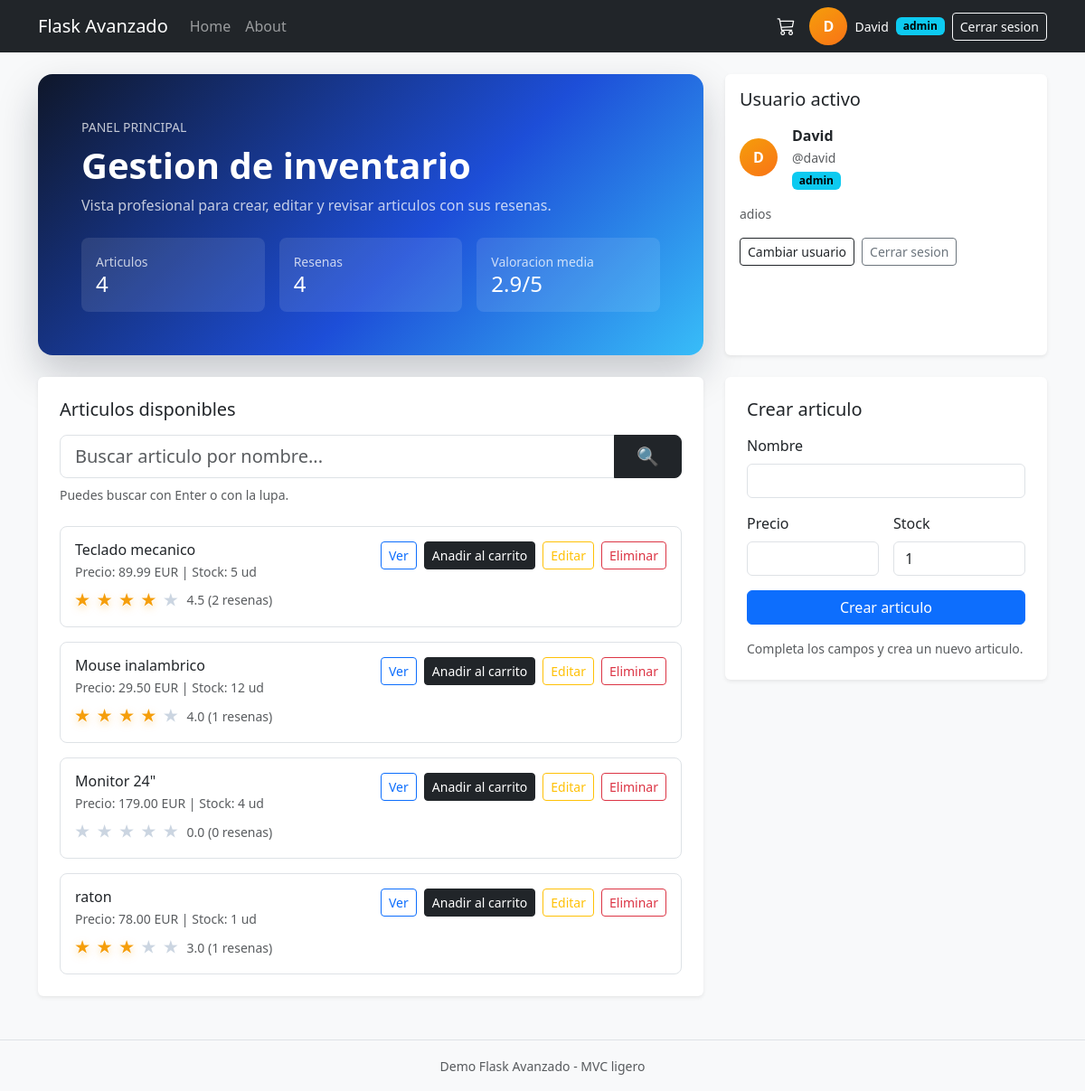
Page / (signed in) on the committed database.
### tables this page shows
CREATE TABLE users (
                    id INTEGER PRIMARY KEY AUTOINCREMENT,
                    username TEXT NOT NULL UNIQUE,
                    password_hash TEXT NOT NULL,
                    display_name TEXT NOT NULL,
                    bio TEXT NOT NULL DEFAULT '',
                    avatar_path TEXT,
                    created_at TEXT NOT NULL DEFAULT CURRENT_TIMESTAMP
                , role TEXT NOT NULL DEFAULT 'usuario');

CREATE TABLE items (
                    id INTEGER PRIMARY KEY AUTOINCREMENT,
                    nombre TEXT NOT NULL,
                    precio REAL NOT NULL,
                    stock INTEGER NOT NULL DEFAULT 0
                );

### proyecto_avanzado/routes/web.py (the view, shortened to what this page needs)
@web_bp.route("/")
def home():
    search_query = (request.args.get("q") or "").strip()
    editar = request.args.get("editar")
    item_edicion = None
    return _render_home(item_edicion=item_edicion, search_query=search_query)

### proyecto_avanzado/__init__.py (called while the page is built)
def create_app() -> Flask:
    app = Flask(__name__, template_folder="templates")
    app.config.from_object(DevConfig)
    app.register_blueprint(web_bp)  # HTML
    app.register_blueprint(auth_bp, url_prefix="/auth")  # Auth
    app.register_blueprint(api_bp, url_prefix="/api")  # JSON
    @app.context_processor
    def inject_cart_badge():  # type: ignore[no-untyped-def]
        from flask import session
        user_id = session.get("user_id")
        if not user_id:
            return {"cart_badge_count": 0}
        return {"cart_badge_count": cart_service.cart_count(int(user_id))}
    @app.before_request
    def _log_request():  # type: ignore[no-untyped-def]
        if app.config.get("ECHO_LOGS", False):
            from flask import request
            print(f"[REQ] {request.method} {request.path}")
    return app

### proyecto_avanzado/controllers/cart.py (called while the page is built)
    def _get_or_create_cart_id(self, user_id: int) -> int:
        with get_conn() as conn:
            row = conn.execute("SELECT id FROM carts WHERE user_id = ?", (user_id,)).fetchone()
            if row:
                return int(row["id"])
            cursor = conn.execute("INSERT INTO carts (user_id) VALUES (?)", (user_id,))
            conn.commit()
            return int(cursor.lastrowid)

    def cart_count(self, user_id: int) -> int:
        cart_id = self._get_or_create_cart_id(user_id)
        with get_conn() as conn:
            row = conn.execute(
                "SELECT COALESCE(SUM(cantidad), 0) AS total FROM cart_items WHERE cart_id = ?",
                (cart_id,),
            ).fetchone()
            return int(row["total"])

### proyecto_avanzado/controllers/db.py (called while the page is built)
def get_conn() -> sqlite3.Connection:
    conn = sqlite3.connect(DB_PATH)
    conn.row_factory = sqlite3.Row
    conn.execute("PRAGMA foreign_keys = ON;")
    return conn

### proyecto_avanzado/controllers/items.py (called while the page is built)
    def _get_conn(self) -> sqlite3.Connection:
        return get_conn()

    def _get_reviews_for_item(self, conn: sqlite3.Connection, item_id: int) -> List[Review]:
        rows = conn.execute(
            """
            SELECT autor, comentario, estrellas
            FROM reviews
            WHERE item_id = ?
            ORDER BY id DESC
            """,
            (item_id,),
        ).fetchall()
        return [
            Review(autor=row["autor"], comentario=row["comentario"], estrellas=row["estrellas"])
            for row in rows
        ]

### proyecto_avanzado/models.py (called while the page is built)
    def promedio_estrellas(self) -> float:
        if not self.resenas:
            return 0.0
        return sum(r.estrellas for r in self.resenas) / len(self.resenas)

### proyecto_avanzado/templates/index.html (shortened to what this page needs)
{% extends 'base.html' %}{% block content %}
  {% set editando = item_edicion is defined and item_edicion %}
  {% set total_items = items|length %}
  {% set ns = namespace(total_reviews=0, total_rating=0) %}
  {% for item in items %}
    {% set ns.total_reviews = ns.total_reviews + (item.resenas|length) %}
    {% set ns.total_rating = ns.total_rating + item.promedio_estrellas() %}
  {% endfor %}
  {% set rating_media = (ns.total_rating / total_items) if total_items else 0 %}
  <div class="row g-4 mb-4">
    <div class="col-lg-8">
      <div class="auth-hero p-4 p-lg-5 h-100">
        <div class="d-flex flex-column h-100 justify-content-between">
          <div>
            <p class="text-uppercase small mb-2 opacity-75">Panel principal</p>
            <h1 class="display-6 fw-bold mb-2">Gestion de inventario</h1>
            <p class="mb-4 opacity-75">
              Vista profesional para crear, editar y revisar articulos con sus resenas.
            </p>
          </div>
          <div class="row g-3">
            <div class="col-sm-4">
              <div class="bg-white bg-opacity-10 rounded-3 p-3">
                <div class="small opacity-75">Articulos</div>
                <div class="h4 mb-0">{{ total_items }}</div>
              </div>
            </div>
            <div class="col-sm-4">
              <div class="bg-white bg-opacity-10 rounded-3 p-3">
                <div class="small opacity-75">Resenas</div>
                <div class="h4 mb-0">{{ ns.total_reviews }}</div>
              </div>
            </div>
            <div class="col-sm-4">
              <div class="bg-white bg-opacity-10 rounded-3 p-3">
                <div class="small opacity-75">Valoracion media</div>
                <div class="h4 mb-0">{{ "%.1f"|format(rating_media) }}/5</div>
              </div>
            </div>
          </div>
        </div>
      </div>
    </div>
    <div class="col-lg-4">
      <div class="card shadow-sm h-100">
        <div class="card-body">
          <h2 class="h5 mb-3">Usuario activo</h2>
          {% if user_profile %}
            <div class="d-flex align-items-center gap-3 mb-3">
              {% if user_profile.avatar_path %}
                <img src="{{ url_for('static', filename=user_profile.avatar_path) }}" alt="Avatar" class="avatar-ring">
              {% else %}
                <span class="avatar-fallback">{{ (user_profile.display_name[:1] or 'U').upper() }}</span>
              {% endif %}
              <div>
                <strong>{{ user_profile.display_name }}</strong><br>
                <small class="text-muted">@{{ user_profile.username }}</small>
                <div><span class="badge text-bg-info mt-1">{{ user_profile.role }}</span></div>
              </div>
            </div>
            <div class="small text-muted mb-3">{{ user_profile.bio or "Sin descripcion todavia." }}</div>
            <div class="d-flex gap-2">
              <a href="{{ url_for('auth.login_view') }}" class="btn btn-outline-dark btn-sm">Cambiar usuario</a>
              <form action="{{ url_for('auth.logout_action') }}" method="post" class="m-0">
                <button class="btn btn-outline-secondary btn-sm" type="submit">Cerrar sesion</button>
              </form>
            </div>
          {% else %}
            <p class="text-muted mb-3">No hay sesion iniciada.</p>
            <div class="d-flex gap-2">
              <a href="{{ url_for('auth.login_view') }}" class="btn btn-dark btn-sm">Iniciar sesion</a>
              <a href="{{ url_for('auth.register_view') }}" class="btn btn-outline-secondary btn-sm">Registrarse</a>
            </div>
          {% endif %}
        </div>
      </div>
    </div>
  </div>
  <div class="row g-4">
    <div class="col-lg-8">
      <div class="card shadow-sm">
        <div class="card-body p-4">
          <div class="d-flex flex-column flex-md-row align-items-md-center justify-content-between gap-3 mb-3">
            <h3 class="h5 mb-0">Articulos disponibles</h3>
          </div>
          <form action="{{ url_for('web.home') }}" method="get" class="mb-4">
            <div class="input-group input-group-lg">
              <input
                type="search"
                name="q"
                class="form-control"
                placeholder="Buscar articulo por nombre..."
                value="{{ search_query or '' }}"
                aria-label="Buscar articulo por nombre"
              >
              <button class="btn btn-dark px-4" type="submit" title="Buscar">
                &#128269;
              </button>
            </div>
            <div class="small text-muted mt-2">
              Puedes buscar con Enter o con la lupa.
            </div>
          </form>
          {% if items %}
            <div class="vstack gap-3">
              {% for item in items %}
                {% set promedio = item.promedio_estrellas() %}
                {% set promedio_redondeado = promedio|round(0, 'common')|int %}
                <div class="border rounded-3 p-3">
                  <div class="d-flex flex-column flex-md-row justify-content-between gap-3">
                    <div>
                      <h4 class="h6 mb-1">{{ item.nombre }}</h4>
                      <div class="small text-muted mb-2">
                        Precio: {{ "%.2f"|format(item.precio) }} EUR | Stock: {{ item.stock }} ud
                      </div>
                      <div class="small d-inline-flex align-items-center gap-2">
                        <span class="stars-display">
                          {% for i in range(1, 6) %}
                            <span class="{{ 'on' if i <= promedio_redondeado else 'off' }}">&#9733;</span>
                          {% endfor %}
                        </span>
                        <span class="text-muted">{{ "%.1f"|format(promedio) }} ({{ item.resenas|length }} resenas)</span>
                      </div>
                    </div>
                    <div class="d-flex align-items-start gap-2">
                      <a href="{{ url_for('web.item_detalle', item_id=item.id) }}" class="btn btn-sm btn-outline-primary">Ver</a>
                      {% if session.get('user_id') %}
                        <form action="{{ url_for('web.carrito_add', item_id=item.id) }}" method="post" class="m-0">
                          <button type="submit" class="btn btn-sm btn-dark">Anadir al carrito</button>
                        </form>
                      {% else %}
                        <a href="{{ url_for('auth.login_view') }}" class="btn btn-sm btn-dark">Inicia sesion para comprar</a>
                      {% endif %}
                      {% if can_manage %}
                        <a href="{{ url_for('web.home', editar=item.id) }}#form-item" class="btn btn-sm btn-outline-warning">Editar</a>
                        <form action="{{ url_for('web.eliminar_item', item_id=item.id) }}" method="post" class="m-0">
                          <button type="submit" class="btn btn-sm btn-outline-danger">Eliminar</button>
                        </form>
                      {% endif %}
                    </div>
                  </div>
                </div>
              {% endfor %}
            </div>
          {% endif %}
        </div>
      </div>
    </div>
    <div class="col-lg-4" id="form-item">
      {% if can_manage %}
        <div class="card shadow-sm">
          <div class="card-body p-4">
            <h3 class="h5 mb-3">{{ "Editar articulo" if editando else "Crear articulo" }}</h3>
            <form
              action="{{ url_for('web.editar_item', item_id=item_edicion.id) if editando else url_for('web.crear_item') }}"
              method="post"
              class="row g-3"
            >
              <div class="col-12">
                <label class="form-label">Nombre</label>
                <input name="nombre" class="form-control" value="{{ item_edicion.nombre if editando else '' }}" required>
              </div>
              <div class="col-6">
                <label class="form-label">Precio</label>
                <input
                  name="precio"
                  type="number"
                  step="0.01"
                  min="0"
                  class="form-control"
                  value="{{ item_edicion.precio if editando else '' }}"
                  required
                >
              </div>
              <div class="col-6">
                <label class="form-label">Stock</label>
                <input
                  name="stock"
                  type="number"
                  min="0"
                  class="form-control"
                  value="{{ item_edicion.stock if editando else 1 }}"
                  required
                >
              </div>
              <div class="col-12">
                {% if editando %}
                  <div class="d-flex gap-2">
                    <button class="btn btn-warning text-dark w-100" type="submit">Guardar cambios</button>
                    <a href="{{ url_for('web.home') }}" class="btn btn-outline-secondary w-100">Cancelar</a>
                  </div>
                {% else %}
                  <button class="btn btn-primary w-100" type="submit">Crear articulo</button>
                {% endif %}
              </div>
            </form>
            <p class="small text-muted mt-3 mb-0">
              {{ "Estas editando un articulo existente." if editando else "Completa los campos y crea un nuevo articulo." }}
            </p>
          </div>
        </div>
      {% endif %}
    </div>
  </div>
{% endblock %}

### proyecto_avanzado/templates/base.html (shortened to what this page needs)
<!doctype html>
<html lang="es">
  <head>
    <link href="https://cdn.jsdelivr.net/npm/bootstrap@5.3.2/dist/css/bootstrap.min.css" rel="stylesheet">
    <link href="https://cdn.jsdelivr.net/npm/bootstrap-icons@1.11.3/font/bootstrap-icons.css" rel="stylesheet">
  </head>
  <body class="bg-light">
    <nav class="navbar navbar-expand-lg navbar-dark bg-dark mb-4">
      <div class="container">
        <a class="navbar-brand" href="{{ url_for('web.home') }}">Flask Avanzado</a>
        <div class="navbar-nav me-auto">
          <a class="nav-link" href="{{ url_for('web.home') }}">Home</a>
          <a class="nav-link" href="{{ url_for('web.about') }}">About</a>
        </div>
        <div class="navbar-nav align-items-center gap-2">
          {% if session.get('user_id') %}
            <a class="nav-cart me-2" href="{{ url_for('web.carrito_view') }}" title="Carrito">
              <i class="bi bi-cart3"></i>
            </a>
            {% if session.get('avatar_path') %}
              <img src="{{ url_for('static', filename=session.get('avatar_path')) }}" alt="Avatar" class="avatar-ring">
            {% else %}
              <span class="avatar-fallback">{{ (session.get('display_name', 'U')[:1] or 'U').upper() }}</span>
            {% endif %}
            <span class="text-white small">{{ session.get('display_name') }}</span>
            <span class="badge text-bg-info">{{ session.get('role', 'usuario') }}</span>
            <form action="{{ url_for('auth.logout_action') }}" method="post" class="m-0">
              <button class="btn btn-sm btn-outline-light" type="submit">Cerrar sesion</button>
            </form>
          {% else %}
            <a class="btn btn-sm btn-outline-light" href="{{ url_for('auth.login_view') }}">Iniciar sesion</a>
            <a class="btn btn-sm btn-warning" href="{{ url_for('auth.register_view') }}">Registrarse</a>
          {% endif %}
        </div>
      </div>
    </nav>
    <main class="container">
      {% block content %}{% endblock %}
    </main>
    <footer class="mt-5 py-3 text-center text-muted border-top">
      <small>Demo Flask Avanzado - MVC ligero</small>
    </footer>
  </body>
</html>

### proyecto_avanzado/templates/base.html (style rules this page uses)
body { font-family: 'Segoe UI', sans-serif; background: #f6f7fb; }
.card { border: none; }
.auth-hero { background: linear-gradient(135deg, #0f172a, #1d4ed8 58%, #38bdf8); border-radius: 1rem; color: #fff; box-shadow: 0 20px 45px rgba(15, 23, 42, .22); }
.avatar-fallback { width: 42px; height: 42px; border-radius: 999px; display: inline-flex; align-items: center; justify-content: center; background: linear-gradient(145deg, #f59e0b, #f97316); color: #fff; font-weight: 700; }
.stars-display { letter-spacing: .14rem; font-size: 1.08rem; font-weight: 700; }
.stars-display .on { color: #f59e0b; text-shadow: 0 1px 0 #fff, 0 3px 10px rgba(245, 158, 11, .35); }
.stars-display .off { color: #cbd5e1; }
.nav-cart { position: relative; color: #fff; text-decoration: none; font-size: 1.25rem; line-height: 1; }

### rows in the picture
users: get "admin", display_name "D", display_name "David", username "david", role "admin", bio "adios"
items: nombre "Teclado mecanico", precio "89.99", stock "5", promedio "4.5", resenas|length "2"
items: nombre "Mouse inalambrico", precio "29.50", stock "12", promedio "4.0", resenas|length "1"
items: nombre "Monitor 24\"", precio "179.00", stock "4", promedio "0.0", resenas|length "0"
items: nombre "raton", precio "78.00", stock "1", promedio "3.0", resenas|length "1"

### other values in the picture
{{ (session.get('display_name', 'U')[:1] or 'U').upper() }} "D"
{{ session.get('display_name') }} "David"
{{ total_items }} "4"
{{ ns.total_reviews }} "4"
{{ "%.1f"|format(rating_media) }} "2.9"
{{ "Editar articulo" if editando else "Crear articulo" }} "Crear articulo"
